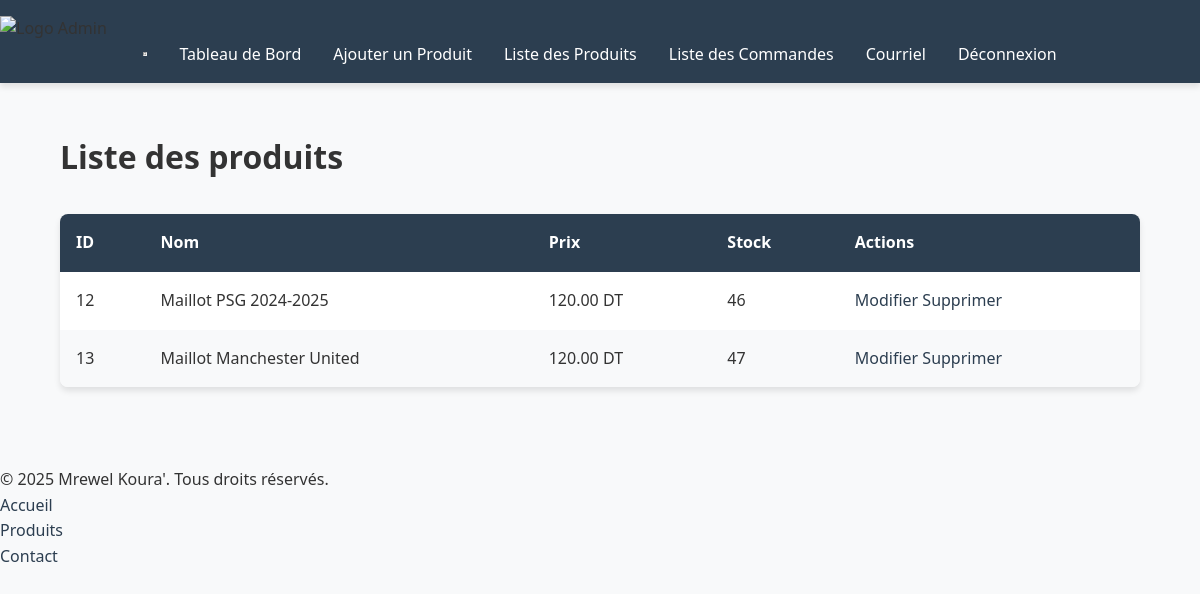
Page /admin/liste_produits.php (signed in) on the committed database.
### tables this page shows
CREATE TABLE `produits` (
  `id` int(11) NOT NULL,
  `nom` varchar(100) NOT NULL,
  `description` text NOT NULL,
  `prix` decimal(10,2) NOT NULL,
  `image` varchar(255) NOT NULL,
  `stock` int(11) NOT NULL,
  `equipe` varchar(50) NOT NULL,
  `taille` varchar(10) NOT NULL,
  `saison` varchar(20) NOT NULL,
  `ligue` varchar(50) NOT NULL,
  `couleur` varchar(50) DEFAULT NULL,
  `type_maillot` varchar(50) DEFAULT NULL,
  `date_ajout` datetime DEFAULT current_timestamp()
);

### admin/liste_produits.php (the view, shortened to what this page needs)
<?php
include '../includes/config.php';
$sql = "SELECT * FROM produits";
$stmt = $pdo->query($sql);
$produits = $stmt->fetchAll();
?>
<!DOCTYPE html>
<html lang="fr">
<head>
    <link rel="stylesheet" href="../assets/css/style.css">
</head>
<body>
    <?php include '../includes/header-admin.php'; ?>
    <main>
        <h1>Liste des produits</h1>
        <table>
            <thead>
                <tr>
                    <th>ID</th>
                    <th>Nom</th>
                    <th>Prix</th>
                    <th>Stock</th>
                    <th>Actions</th>
                </tr>
            </thead>
            <tbody>
                <?php foreach ($produits as $produit) : ?>
                    <tr>
                        <td><?= $produit['id'] ?></td>
                        <td><?= $produit['nom'] ?></td>
                        <td><?= $produit['prix'] ?> DT</td>
                        <td><?= $produit['stock'] ?></td>
                        <td>
                            <a href="modifier_produit.php?id=<?= $produit['id'] ?>">Modifier</a>
                            <a href="supprimer_produit.php?id=<?= $produit['id'] ?>" onclick="return confirm('Êtes-vous sûr de vouloir supprimer ce produit ?')">Supprimer</a>
                        </td>
                    </tr>
                <?php endforeach; ?>
            </tbody>
        </table>
    </main>
    <?php include '../includes/footer.php'; ?>
</body>
</html>

### assets/css/style.css (style rules this page uses)
:root { --primary: #2c3e50; --secondary: #1abc9c; --accent: #e74c3c; --light: #f8f9fa; --dark: #2c3e50; --text: #333; --white: #ffffff; --shadow: 0 4px 6px rgba(0, 0, 0, 0.1); --space-xs: 0.5rem; --space-sm: 1rem; --space-md: 2rem; --space-lg: 3rem; --font-base: 'Segoe UI', system-ui, sans-serif; --font-heading: 'Montserrat', sans-serif; --line-height: 1.6; }
*, *::before, *::after { box-sizing: border-box; margin: 0; padding: 0; }
html { scroll-behavior: smooth; }
body { font-family: var(--font-base); color: var(--text); line-height: var(--line-height); background-color: var(--light); }
main { padding: var(--space-lg) 5%; animation: fadeIn 0.5s ease; }
a { color: var(--primary); text-decoration: none; transition: color 0.3s ease; }
table { width: 100%; border-collapse: collapse; margin: var(--space-md) 0; background: var(--white); box-shadow: var(--shadow); border-radius: 0.5rem; overflow: hidden; }
table th, table td { padding: var(--space-sm); text-align: left; }
table th { background: var(--primary); color: var(--white); font-weight: bold; }
table tr:nth-child(even) { background: #f8f9fa; }

### rows in the picture
produits: id "12", nom "Maillot PSG 2024-2025", prix "120.00", stock "46"
produits: id "13", nom "Maillot Manchester United", prix "120.00", stock "47"
